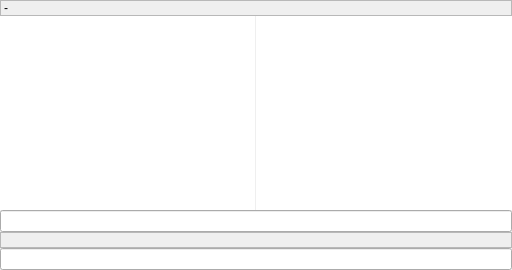
<?xml version="1.0" encoding="UTF-8"?>
<ui version="4.0">
 <class>MessageView</class>
 <widget class="QWidget" name="MessageView">
  <property name="geometry">
   <rect>
    <x>0</x>
    <y>0</y>
    <width>512</width>
    <height>270</height>
   </rect>
  </property>
  <layout class="QVBoxLayout" name="verticalLayout">
   <property name="spacing">
    <number>0</number>
   </property>
   <property name="leftMargin">
    <number>0</number>
   </property>
   <property name="topMargin">
    <number>0</number>
   </property>
   <property name="rightMargin">
    <number>0</number>
   </property>
   <property name="bottomMargin">
    <number>0</number>
   </property>
   <item>
    <widget class="QLabel" name="topicLabel">
     <property name="sizePolicy">
      <sizepolicy hsizetype="Preferred" vsizetype="Maximum">
       <horstretch>0</horstretch>
       <verstretch>0</verstretch>
      </sizepolicy>
     </property>
     <property name="autoFillBackground">
      <bool>true</bool>
     </property>
     <property name="frameShape">
      <enum>QFrame::StyledPanel</enum>
     </property>
     <property name="frameShadow">
      <enum>QFrame::Raised</enum>
     </property>
     <property name="text">
      <string>-</string>
     </property>
     <property name="textFormat">
      <enum>Qt::RichText</enum>
     </property>
     <property name="wordWrap">
      <bool>true</bool>
     </property>
     <property name="margin">
      <number>1</number>
     </property>
     <property name="openExternalLinks">
      <bool>true</bool>
     </property>
    </widget>
   </item>
   <item>
    <widget class="QSplitter" name="splitter">
     <property name="sizePolicy">
      <sizepolicy hsizetype="Expanding" vsizetype="Expanding">
       <horstretch>0</horstretch>
       <verstretch>0</verstretch>
      </sizepolicy>
     </property>
     <property name="orientation">
      <enum>Qt::Horizontal</enum>
     </property>
     <property name="handleWidth">
      <number>1</number>
     </property>
     <widget class="TextBrowser" name="textBrowser">
      <property name="sizePolicy">
       <sizepolicy hsizetype="Expanding" vsizetype="Expanding">
        <horstretch>1</horstretch>
        <verstretch>0</verstretch>
       </sizepolicy>
      </property>
      <property name="frameShape">
       <enum>QFrame::NoFrame</enum>
      </property>
      <property name="tabChangesFocus">
       <bool>true</bool>
      </property>
      <property name="textInteractionFlags">
       <set>Qt::LinksAccessibleByMouse|Qt::TextSelectableByMouse</set>
      </property>
      <property name="openLinks">
       <bool>false</bool>
      </property>
     </widget>
     <widget class="UserListView" name="listView">
      <property name="sizePolicy">
       <sizepolicy hsizetype="Expanding" vsizetype="Expanding">
        <horstretch>0</horstretch>
        <verstretch>0</verstretch>
       </sizepolicy>
      </property>
      <property name="focusPolicy">
       <enum>Qt::NoFocus</enum>
      </property>
      <property name="frameShape">
       <enum>QFrame::NoFrame</enum>
      </property>
      <property name="uniformItemSizes">
       <bool>true</bool>
      </property>
     </widget>
    </widget>
   </item>
   <item>
    <widget class="SearchEditor" name="searchEditor"/>
   </item>
   <item>
    <widget class="QLabel" name="helpLabel">
     <property name="sizePolicy">
      <sizepolicy hsizetype="Ignored" vsizetype="Maximum">
       <horstretch>0</horstretch>
       <verstretch>0</verstretch>
      </sizepolicy>
     </property>
     <property name="autoFillBackground">
      <bool>true</bool>
     </property>
     <property name="frameShape">
      <enum>QFrame::StyledPanel</enum>
     </property>
     <property name="frameShadow">
      <enum>QFrame::Raised</enum>
     </property>
     <property name="wordWrap">
      <bool>true</bool>
     </property>
    </widget>
   </item>
   <item>
    <widget class="LineEditor" name="lineEditor"/>
   </item>
  </layout>
 </widget>
 <customwidgets>
  <customwidget>
   <class>SearchEditor</class>
   <extends>QLineEdit</extends>
   <header>searcheditor.h</header>
  </customwidget>
  <customwidget>
   <class>TextBrowser</class>
   <extends>QTextBrowser</extends>
   <header>textbrowser.h</header>
   <container>1</container>
  </customwidget>
  <customwidget>
   <class>LineEditor</class>
   <extends>QLineEdit</extends>
   <header>lineeditor.h</header>
  </customwidget>
  <customwidget>
   <class>UserListView</class>
   <extends>QListView</extends>
   <header>userlistview.h</header>
  </customwidget>
 </customwidgets>
 <resources/>
 <connections/>
</ui>
